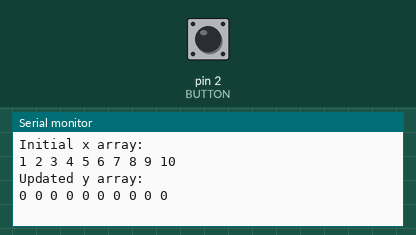
Simulated run of this sketch. Board: Arduino Uno, built with avr-gcc and run on an emulated ATmega328P. On the bench: the last lines printed to the serial monitor. Inputs (shaded band) come from the test bench; at power-on: pin 2 (BUTTON) HIGH.

Above: at 1.2 s.
1.3 s: pin 2 (BUTTON) pulled LOW for 0.15 s
At 2.7 s:
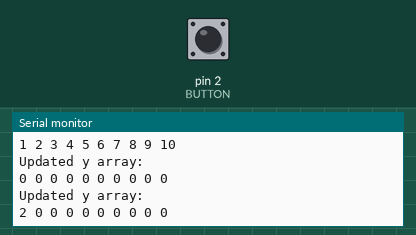
2.9 s: pin 2 (BUTTON) pulled LOW for 1 s
At 3.8 s:
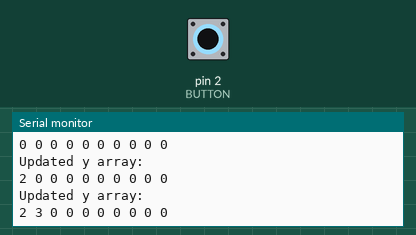
5.4 s: pin 2 (BUTTON) pulled LOW for 0.15 s
At 6.4 s:
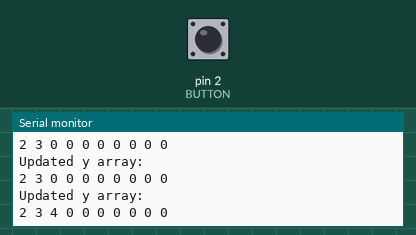
Timing chart, 0 to 8.4 s (numbered marks = the images above; inputs shaded):
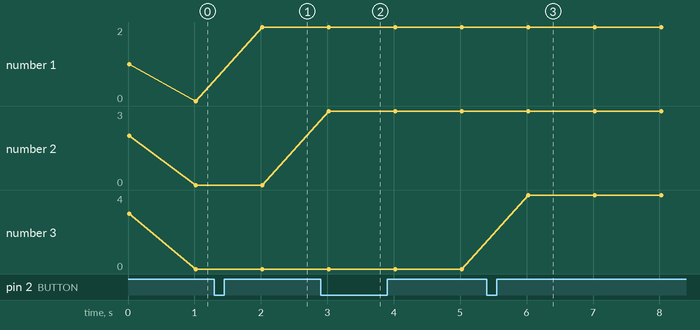

Measured:
- after the input at 1.3 s, the serial monitor: prints a new line after 0.72 s (image 1)
- after the input at 2.9 s, the serial monitor: prints a new line after 0.12 s (image 2)
- after the input at 5.4 s, the serial monitor: prints a new line after 0.62 s (image 3)
- plotted number 3: 0 → 4 after the input at 5.4 s

The sketch:

sketch_Lab2_Ex4.ino
```cpp
//Lab 2, Ex4

 #define BUTTON 2

// Global arrays
int x[10];
int y[10];

// Counter to track the current index for calculation
volatile int index = 0;

void setup() {
  Serial.begin(9600);

  // Initialize the x array with some values
  for (int i = 0; i < 10; i++) {
    x[i] = i + 1; // Example: Fill with 1, 2, 3, ..., 10
  }

  // Print initial x array
  Serial.println("Initial x array:");
  for (int i = 0; i < 10; i++) {
    Serial.print(x[i]);
    Serial.print(" ");
  }
  Serial.println();

  // Configure button pin
  pinMode(BUTTON, INPUT_PULLUP);

  // Attach interrupt to the button
  attachInterrupt(digitalPinToInterrupt(BUTTON), calculateY, FALLING);
}

void loop() {
  // Main code can do other tasks or print results
  delay(1000); // Just for example

  Serial.println("Updated y array:");
  for (int i = 0; i < 10; i++) {
    Serial.print(y[i]);
    Serial.print(" ");
  }
  Serial.println();
}

// Interrupt Service Routine (ISR)
void calculateY() {
  // Ensure index is within bounds
  if (index < 10) {
    if (index == 0) {
      // Special case for the first element, since x[n-1] does not exist
      y[index] = 2 * x[index];
    } else {
      // Apply the formula y[n] = 2 * x[n] - x[n-1]
      y[index] = 2 * x[index] - x[index - 1];
    }
    index++; // Move to the next index
  }
}
```
